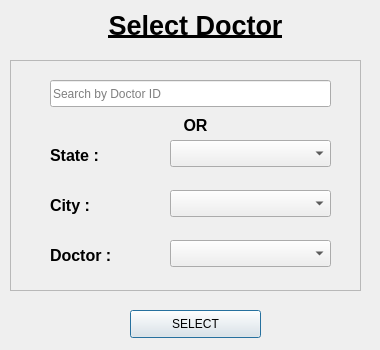
<?xml version="1.0" encoding="UTF-8"?>
<ui version="4.0">
 <class>selectDoctor</class>
 <widget class="QDialog" name="selectDoctor">
  <property name="geometry">
   <rect>
    <x>0</x>
    <y>0</y>
    <width>380</width>
    <height>350</height>
   </rect>
  </property>
  <property name="windowTitle">
   <string> </string>
  </property>
  <widget class="QLabel" name="title">
   <property name="geometry">
    <rect>
     <x>30</x>
     <y>0</y>
     <width>331</width>
     <height>51</height>
    </rect>
   </property>
   <property name="text">
    <string>&lt;html&gt;&lt;head/&gt;&lt;body&gt;&lt;p align=&quot;center&quot;&gt;&lt;span style=&quot; font-size:20pt; font-weight:600; text-decoration: underline;&quot;&gt;Select Doctor&lt;/span&gt;&lt;/p&gt;&lt;/body&gt;&lt;/html&gt;</string>
   </property>
  </widget>
  <widget class="QFrame" name="frame">
   <property name="geometry">
    <rect>
     <x>10</x>
     <y>60</y>
     <width>351</width>
     <height>231</height>
    </rect>
   </property>
   <property name="frameShape">
    <enum>QFrame::StyledPanel</enum>
   </property>
   <property name="frameShadow">
    <enum>QFrame::Raised</enum>
   </property>
   <widget class="QComboBox" name="cityComboBox">
    <property name="geometry">
     <rect>
      <x>160</x>
      <y>130</y>
      <width>161</width>
      <height>27</height>
     </rect>
    </property>
   </widget>
   <widget class="QComboBox" name="doctorComboBox">
    <property name="geometry">
     <rect>
      <x>160</x>
      <y>180</y>
      <width>161</width>
      <height>27</height>
     </rect>
    </property>
   </widget>
   <widget class="QComboBox" name="stateComboBox">
    <property name="geometry">
     <rect>
      <x>160</x>
      <y>80</y>
      <width>161</width>
      <height>27</height>
     </rect>
    </property>
   </widget>
   <widget class="QLabel" name="cityLabel">
    <property name="geometry">
     <rect>
      <x>40</x>
      <y>130</y>
      <width>111</width>
      <height>31</height>
     </rect>
    </property>
    <property name="text">
     <string>&lt;html&gt;&lt;head/&gt;&lt;body&gt;&lt;p&gt;&lt;span style=&quot; font-size:12pt; font-weight:600;&quot;&gt;City : &lt;/span&gt;&lt;/p&gt;&lt;/body&gt;&lt;/html&gt;</string>
    </property>
   </widget>
   <widget class="QLabel" name="bloodBankLabel">
    <property name="geometry">
     <rect>
      <x>40</x>
      <y>180</y>
      <width>111</width>
      <height>31</height>
     </rect>
    </property>
    <property name="text">
     <string>&lt;html&gt;&lt;head/&gt;&lt;body&gt;&lt;p&gt;&lt;span style=&quot; font-size:12pt; font-weight:600;&quot;&gt;Doctor :&lt;/span&gt;&lt;/p&gt;&lt;/body&gt;&lt;/html&gt;</string>
    </property>
   </widget>
   <widget class="QLabel" name="stateLabel">
    <property name="geometry">
     <rect>
      <x>40</x>
      <y>80</y>
      <width>111</width>
      <height>31</height>
     </rect>
    </property>
    <property name="text">
     <string>&lt;html&gt;&lt;head/&gt;&lt;body&gt;&lt;p&gt;&lt;span style=&quot; font-size:12pt; font-weight:600;&quot;&gt;State : &lt;/span&gt;&lt;/p&gt;&lt;/body&gt;&lt;/html&gt;</string>
    </property>
   </widget>
   <widget class="QLabel" name="ORLabel">
    <property name="geometry">
     <rect>
      <x>130</x>
      <y>50</y>
      <width>111</width>
      <height>31</height>
     </rect>
    </property>
    <property name="text">
     <string>&lt;html&gt;&lt;head/&gt;&lt;body&gt;&lt;p&gt;&lt;span style=&quot; font-size:12pt; font-weight:600;&quot;&gt;OR&lt;/span&gt;&lt;/p&gt;&lt;/body&gt;&lt;/html&gt;</string>
    </property>
    <property name="alignment">
     <set>Qt::AlignCenter</set>
    </property>
   </widget>
   <widget class="QLineEdit" name="searchByID">
    <property name="geometry">
     <rect>
      <x>40</x>
      <y>20</y>
      <width>281</width>
      <height>27</height>
     </rect>
    </property>
    <property name="placeholderText">
     <string>Search by Doctor ID</string>
    </property>
   </widget>
  </widget>
  <widget class="QPushButton" name="selectButton">
   <property name="geometry">
    <rect>
     <x>130</x>
     <y>310</y>
     <width>131</width>
     <height>28</height>
    </rect>
   </property>
   <property name="text">
    <string>SELECT</string>
   </property>
  </widget>
 </widget>
 <resources/>
 <connections/>
</ui>
